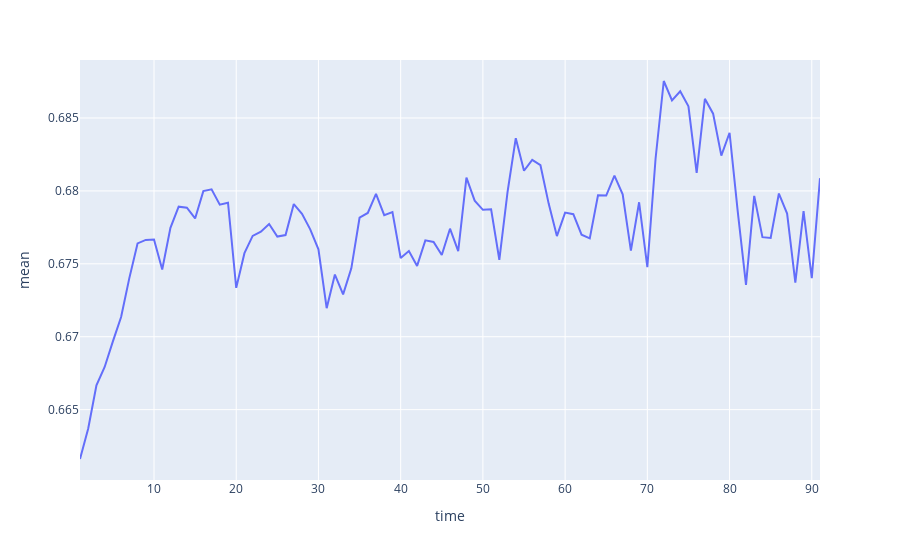

The notebook cell saved with this chart:
### Code cell
# --- Влияние времени на вопросы ---
result = ((train_q_quest.filter(
    # отрезаем выбросы выше 90-го перцентиля
    (pl.col('timestamp') < pl.col('timestamp').quantile(0.9)) &
    # отрезаем выбросы ниже относительно малого значения
    (pl.col('timestamp') > 300000000)
).group_by(
    # группируем данные по времени, сгладив результаты
    (pl.col('timestamp') // 250000000).alias('time'),
).agg(
    # для аггрегации возьмем среднее количество правильных ответов
    pl.col('answered_correctly').mean().alias('mean'),
# отсортируем по времени
)).sort('time')
          .collect(streaming=True))

# линейный график
px.line(result, x='time', y='mean', )

### Figure 1 — Plotly figure (JSON) as saved in the notebook; plotly's stock layout.template omitted (floating-point values rounded to 4 significant figures)
{"data": [{"hovertemplate": "time=%{x}<br>mean=%{y}<extra></extra>", "legendgroup": "", "line": {"color": "#636efa", "dash": "solid"}, "marker": {"symbol": "circle"}, "mode": "lines", "name": "", "orientation": "v", "showlegend": false, "type": "scatter", "x": [1, 2, 3, 4, 5, 6, 7, 8, 9, 10, 11, 12, 13, 14, 15, 16, 17, 18, 19, 20, 21, 22, 23, 24, 25, 26, 27, 28, 29, 30, 31, 32, 33, 34, 35, 36, 37, 38, 39, 40, 41, 42, 43, 44, 45, 46, 47, 48, 49, 50, 51, 52, 53, 54, 55, 56, 57, 58, 59, 60, 61, 62, 63, 64, 65, 66, 67, 68, 69, 70, 71, 72, 73, 74, 75, 76, 77, 78, 79, 80, 81, 82, 83, 84, 85, 86, 87, 88, 89, 90, 91], "xaxis": "x", "y": [0.6616, 0.6637, 0.6667, 0.6679, 0.6697, 0.6714, 0.674, 0.6764, 0.6766, 0.6767, 0.6746, 0.6775, 0.6789, 0.6789, 0.6781, 0.68, 0.6801, 0.6791, 0.6792, 0.6733, 0.6757, 0.6769, 0.6772, 0.6777, 0.6769, 0.677, 0.6791, 0.6784, 0.6774, 0.676, 0.672, 0.6743, 0.6729, 0.6747, 0.6782, 0.6785, 0.6798, 0.6783, 0.6785, 0.6754, 0.6759, 0.6749, 0.6766, 0.6765, 0.6756, 0.6774, 0.6759, 0.6809, 0.6793, 0.6787, 0.6787, 0.6753, 0.6799, 0.6836, 0.6814, 0.6821, 0.6818, 0.6791, 0.6769, 0.6785, 0.6784, 0.677, 0.6767, 0.6797, 0.6797, 0.681, 0.6798, 0.6759, 0.6792, 0.6748, 0.6822, 0.6875, 0.6862, 0.6868, 0.6858, 0.6812, 0.6863, 0.6853, 0.6824, 0.684, 0.6786, 0.6736, 0.6797, 0.6768, 0.6768, 0.6798, 0.6784, 0.6737, 0.6786, 0.674, 0.6809], "yaxis": "y"}], "layout": {"autosize": true, "legend": {"tracegroupgap": 0}, "margin": {"t": 60}, "xaxis": {"anchor": "y", "autorange": true, "domain": [0, 1], "range": [1, 91], "title": {"text": "time"}, "type": "linear"}, "yaxis": {"anchor": "x", "autorange": true, "domain": [0, 1], "range": [0.6602, 0.689], "title": {"text": "mean"}, "type": "linear"}}}
